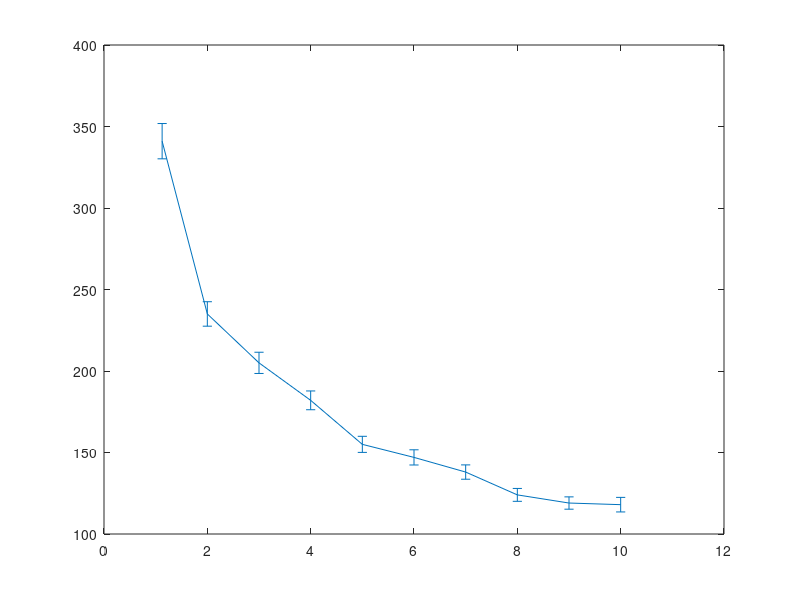

This figure's MATLAB source: (Note: this script raises an error after producing the figure.)
clear all;
close all;
clc;

vin=[1.125 2 3 4 5 6 7 8 9 10];
sigma=[341 235 205 182 155 147 138 124 119 118];
err=[1/sqrt(992)*sigma(1) 1/sqrt(981)*sigma(2) 1/sqrt(991)*sigma(3) ...
    1/sqrt(998)*sigma(4) 1/sqrt(986)*sigma(5) 1/sqrt(995)*sigma(6) ...
    1/sqrt(985)*sigma(7) 1/sqrt(985)*sigma(8) 1/sqrt(991)*sigma(9) 1/sqrt(698)*sigma(10)];

fitfun=@(A,x)sqrt(A(1)*x.^(-2)+A(2));
xf0=[0.9,140];
A=lsqcurvefit(fitfun,xf0,vin,sigma);

%plot(vin,sigma,'r*');
E1=errorbar(vin,sigma,err);
set(E1,'LineStyle', 'none ','Color', 'r','LineWidth', 3, 'Marker', '*', 'MarkerSize', 8, ...
         'MarkerEdgeColor', [.2 .2 .2], 'MarkerFaceColor' , [0,1,1]);
xlabel('input(mV)');
ylabel('jitter rms(ps)');
grid on
hold on

times = linspace(vin(1),vin(end));
plot(times,fitfun(A,times),'b--','LineWidth', 2)
hold on

simin=[1.125 2 6 8];
simsig=[517 411 276 255];
simerr=[1/sqrt(40)*simsig(1) 1/sqrt(40)*simsig(2) 1/sqrt(40)*simsig(3) 1/sqrt(40)*simsig(4)];
E2=errorbar(simin,simsig,simerr);
set(E2,'LineStyle', 'none ','Color', 'g','LineWidth', 3, 'Marker', '.', 'MarkerSize', 8, ...
         'MarkerEdgeColor', [.2 .2 .2], 'MarkerFaceColor' , [0,1,1]);
legend('measurement data','measured data fitting','simualtion data');
title('Board 5 T1V timing performance');